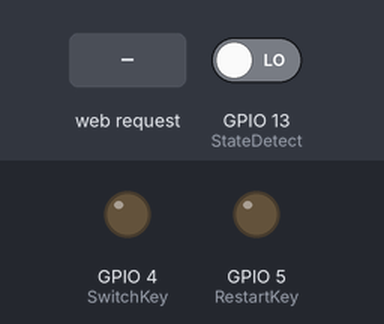
This sketch was run on a simulated ESP8266 (NodeMCU). Parts: output pins drawn as LEDs (lit = HIGH). The test bench sets the inputs (shaded band); at power-on: GPIO 13 (StateDetect) LOW. WiFi joins after 1.5 s; servers stay silent unless stated; what the sketch prints to the serial monitor is not drawn.

Above: at 2.7 s.
2.8 s: HTTP request GET /power received
At 3.2 s:
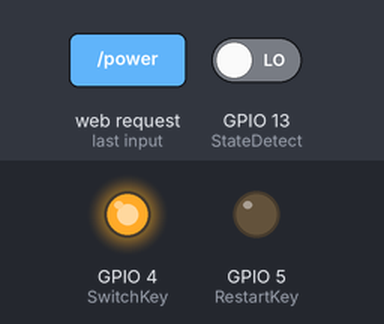
Timing chart, 0 to 5.8 s (numbered marks = the images above; inputs shaded):
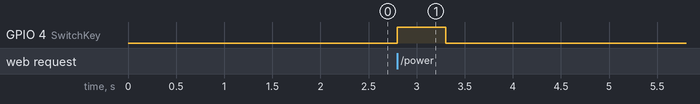

Measured:
- after the input at 2.8 s, GPIO 4 (SwitchKey): LOW → HIGH at once, → LOW 0.50 s later

The sketch:

ESP32_boot_card.ino
```cpp
#include <ESP8266WiFi.h>
#include <ESP8266WebServer.h>

const char* ssid = "Tenda";
const char* password = "961013ly";

ESP8266WebServer server(80);
const int SwitchKey = 4;     //开关控制引脚
const int RestartKey = 5;    //重启控制引脚
const int StateDetect = 13;  //开机状态检测

void handleRoot() {
  server.send(200, "text/plain; charset=utf-8", "ESP32-12F开机卡, /state获取电脑开关机状态, /power电脑执行开机, /reboot电脑重启");
}

void getStateDetect() {
  if (digitalRead(StateDetect) == LOW) {
    server.send(200, "text/plain; charset=utf-8", "关机中");
  } else {
    server.send(200, "text/plain; charset=utf-8", "开机中");
  }
}

void handleReboot() {
  if (digitalRead(StateDetect) == HIGH) {
    digitalWrite(RestartKey, HIGH);
    delay(500);
    digitalWrite(RestartKey, LOW);
    server.send(200, "text/plain; charset=utf-8", "电脑重启中");
  } else {
    server.send(200, "text/plain; charset=utf-8", "电脑未开机，请先开机");
  }
}

void handlePower() {
  if (digitalRead(StateDetect) == LOW) {
    digitalWrite(SwitchKey, HIGH);
    delay(500);
    digitalWrite(SwitchKey, LOW);
    server.send(200, "text/plain; charset=utf-8", "电脑开机中");
  } else {
    server.send(200, "text/plain; charset=utf-8", "电脑已开机，请勿重复开机");
  }
}


void setup() {
  Serial.begin(115200);

  pinMode(SwitchKey, OUTPUT);
  pinMode(RestartKey, OUTPUT);
  pinMode(StateDetect, INPUT);

  WiFi.begin(ssid, password);
  Serial.print("连接Wi-Fi中");
  while (WiFi.status() != WL_CONNECTED) {
    delay(500);
    Serial.print(".");
  }
  Serial.println("\n连接成功！IP地址: " + WiFi.localIP().toString());

  server.on("/", handleRoot);  // 根路径
  server.on("/state", getStateDetect);
  server.on("/power", handlePower);
  server.on("/reboot", handleReboot);
  server.begin();
  Serial.println("HTTP服务器已启动");
}

void loop() {
  server.handleClient();
}
```
